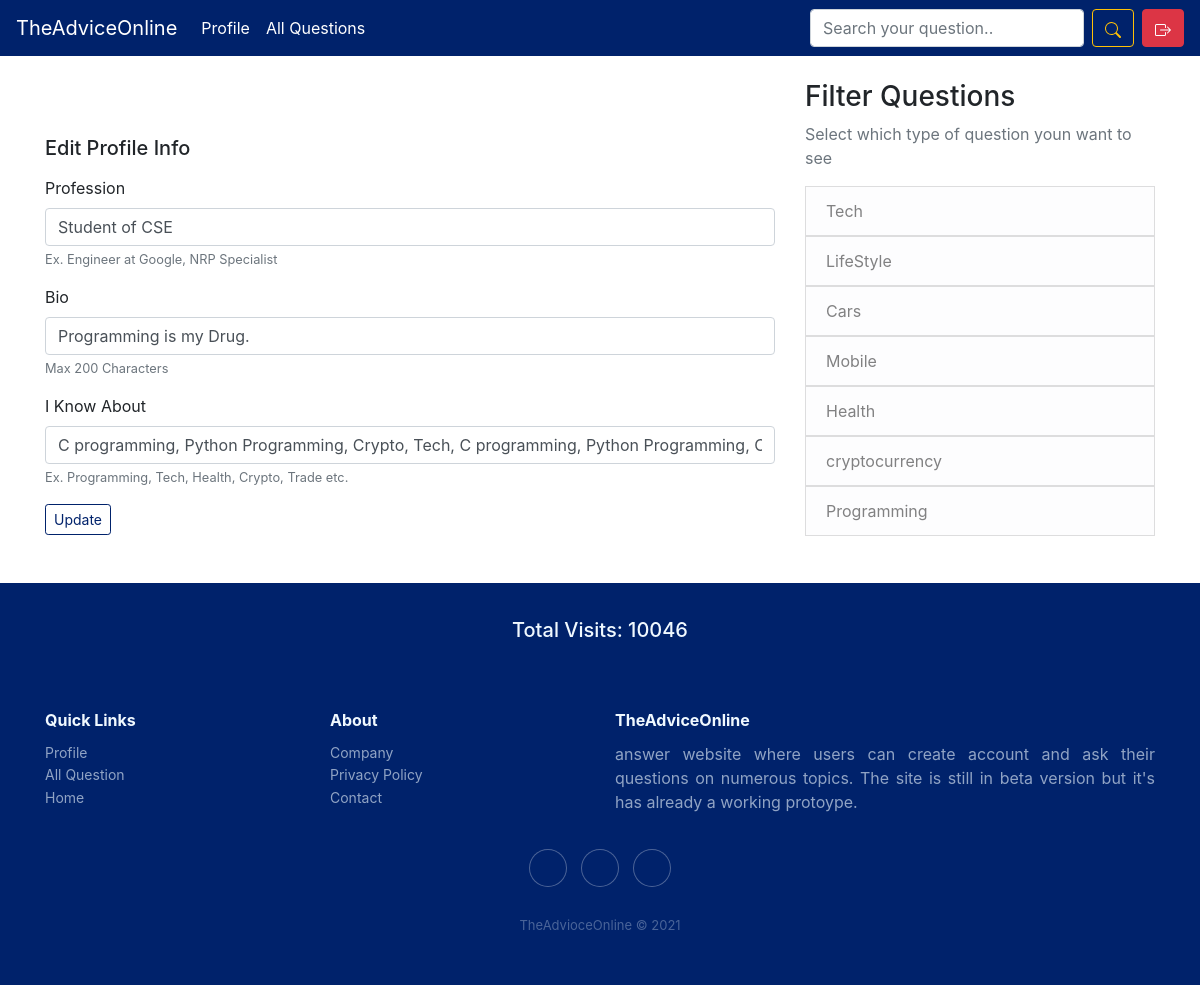
The app's page /profile/5/edit (signed in), older data.
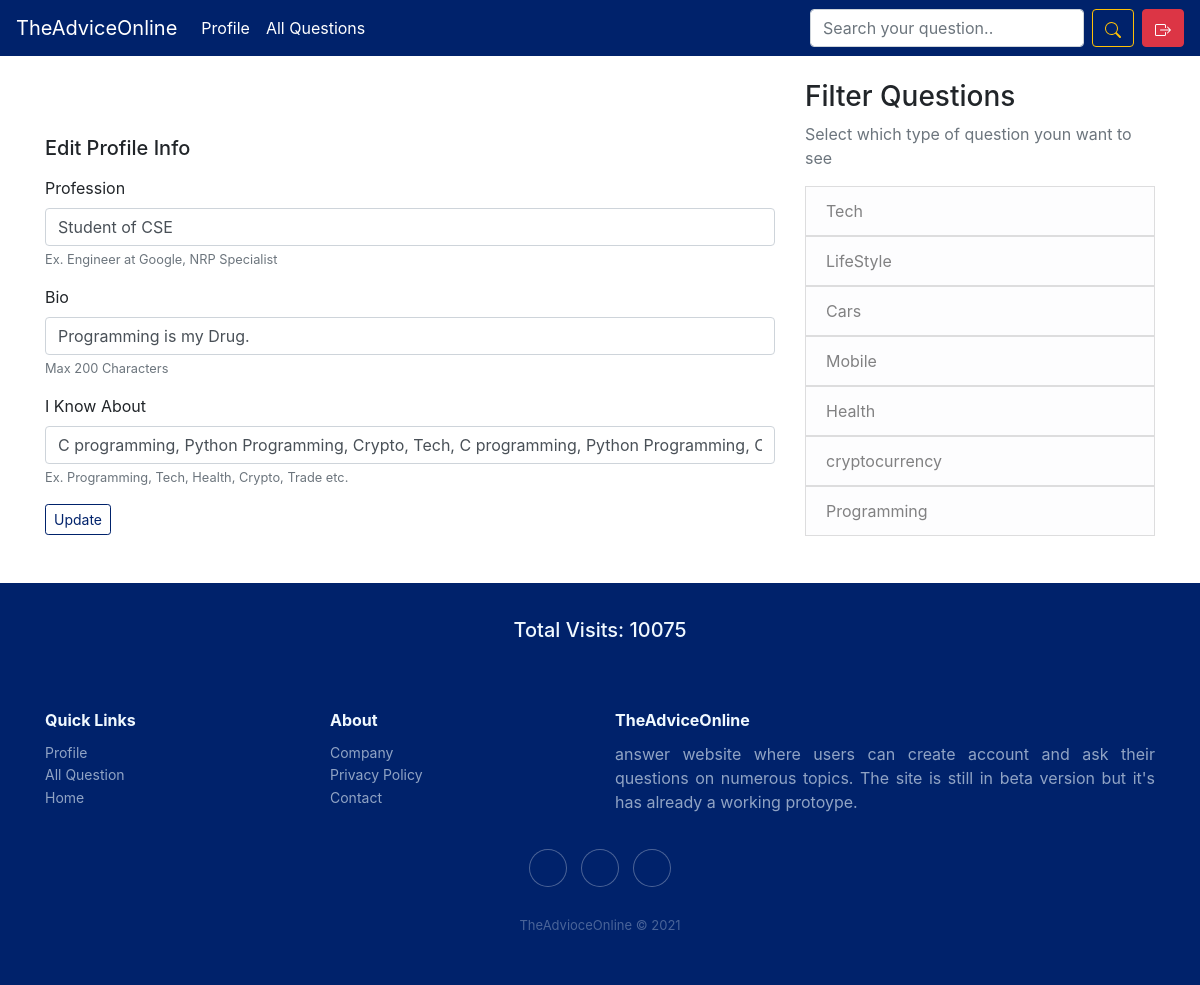
The same page, newer data.
### question/models.py (models this page shows)
class fun(models.Model):
    total = models.IntegerField(default=1)

### question/views.py (the view)
# urls.py: path('profile/<int:profile_id>/edit', views.edit_profile, name='edit_profile'),
@login_required()
def edit_profile(request, profile_id):
    fun = f.objects.get(pk=1)
    cats = c.objects.all()
    if request.method == 'POST':
        profile_obj = User_Profile.objects.filter(pk=profile_id)
        if profile_obj.count() > 0:
            if request.user == profile_obj[0].the_user:
                prof = request.POST.get('prof', '')
                bio = request.POST.get('bio', '')
                knows = request.POST.get('knows', '')
                profile_obj = profile_obj[0]
                profile_obj.profession = prof
                profile_obj.short_bio = bio
                profile_obj.knows_about = knows
                profile_obj.save()
                messages.success(request, 'Successfully updated info!')
                return redirect(f'/profile/{profile_obj.the_user.pk}')
            else:
                messages.error(request, 'Something went wrong')
                return redirect('/')
        else:
            messages.error(request, 'Something went wrong')
            return redirect('/')
    else:
        profile_obj = User_Profile.objects.filter(pk=profile_id)[0]
        return render(request, 'question/edit_page.html', {'profile_info': profile_obj, 'cats': cats, 'fun': fun})

### templates/question/edit_page.html (shortened to what this page needs)
{% extends 'base.html' %}
{% block main_content %}
<br><br><br>
<h5 class="mt-2">Edit Profile Info</h5>
<form method="post" accept="{% url 'edit_profile' profile_info.pk %}">
    <div class="form-group mt-3">
        <label>Profession</label>
        <input class="form-control" value="{{profile_info.profession}}"
            name="prof">
        <small id="emailHelp" class="form-text text-muted">Ex. Engineer at Google, NRP Specialist</small>
    </div>
    <div class="form-group mt-2">
        <label >Bio</label>
        <input  class="form-control" value="{{profile_info.short_bio}}"
            name="bio">
        <small id="emailHelp" class="form-text text-muted">Max 200 Characters</small>
    </div>
    <div class="form-group mt-2">
        <label>I Know About</label>
        <input class="form-control" value="{{profile_info.knows_about}}"
            name="knows">
        <small id="emailHelp" class="form-text text-muted">Ex. Programming, Tech, Health, Crypto, Trade etc.</small>
    </div>
    <button type="submit" class="btn btn-sm pial">Update</button>
</form>
<br><br>
{% endblock main_content %}

### templates/base.html (shortened to what the changed rows need)
<!DOCTYPE html>
<html>
<head>
    <link rel="stylesheet" href="https://cdn.jsdelivr.net/npm/bootstrap@4.6.0/dist/css/bootstrap.min.css">
    <link rel="stylesheet" href="https://cdnjs.cloudflare.com/ajax/libs/ionicons/2.0.1/css/ionicons.min.css">
</head>
<body>
<div class="footer-dark1">
  <br>
  <center><h5>Total Visits: {{fun.total}}</h5></center>
</div>
</body>

Row changes from the older to the newer data that the page shows:
changed fun: total "10046" → "10075"
